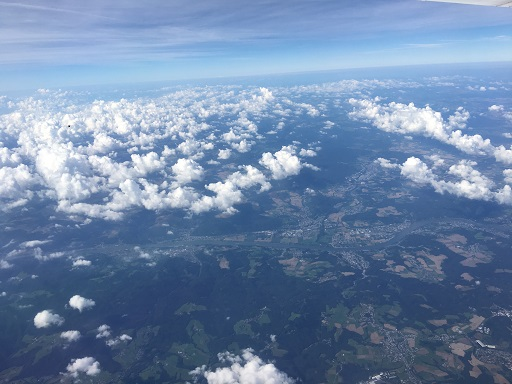
#> input picture clouds.jpg, 512 x 384 px, given in place of lenna.png, which was not available
$ python Histogram_Specification.py
#> lines starting #> are read from the running program, lines starting #| are printed output that depends on the picture; pictures that were not available may be replaced by others from this repository, and a replacement may not be noted
import cv2
import matplotlib.pyplot as plt
import numpy as np

img = cv2.imread("lenna.png")
#> img is the input picture: shape (384, 512, 3); mean B, G, R 167.8, 134.4, 110.1
gray = cv2.cvtColor(img,cv2.COLOR_BGR2GRAY)
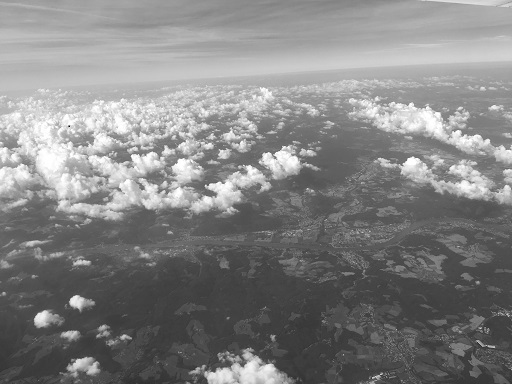
#> gray: shape (384, 512); min 2, max 255, mean 130.9
target = cv2.imread("peppers.png") #원하는 히스토그램을 가진 이미지
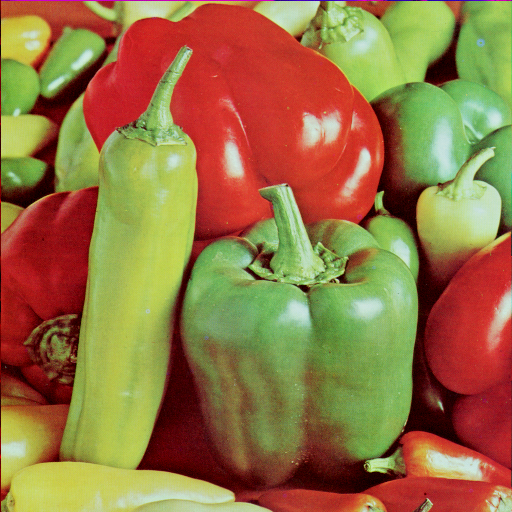
#> input picture peppers.png, 512 x 512 px
#> target is the input picture: shape (512, 512, 3); mean B, G, R 66.5, 115.6, 149.8
target_gray = cv2.cvtColor(target,cv2.COLOR_BGR2GRAY)
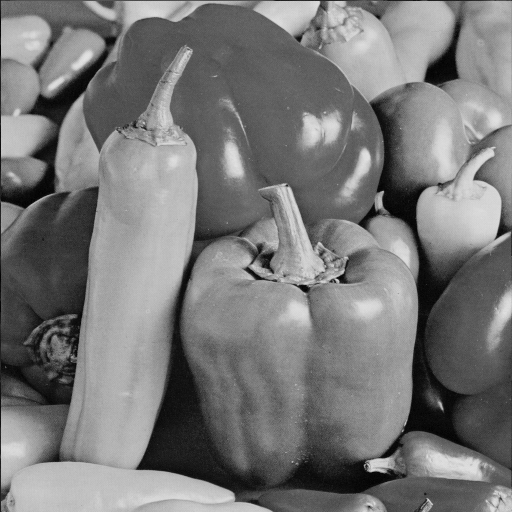
#> target_gray: shape (512, 512); min 0, max 228, mean 120.2

shape = gray.shape #어떤 형식의 배열인지 확인
#> shape = (384, 512)
original = gray.ravel()
specified = target_gray.ravel()

s_values,bin_idx,s_counts = np.unique(original,return_inverse=True,return_counts=True)
#> s_values = 215 values from 2 to 255; s_counts = 215 values, max 3215 at index 25, min 1 at index 0, mean 914.5
#예를 들어 [5, 1, 2, 4, 5, 2, 2]라는 배열(리스트)이 있다면, 이를 unique함수에 넣으면 [1, 2, 4, 5]가 반환되는 형식
#이 unique함수에는 여러 인자가 같이 붙을 수 있는데
# return_inverse가 True라면 반환 값에 원래의 위치에 해당하는 값이 반환됩니다.
# 예를 들어 위에서 [1, 2, 4, 5]가 반환되었을 때, return_inverse=True가 있었다면, [3, 0, 1, 2, 3, 1, 1]이 같이 반환되는 형식입니다.
# 이 값이 있다면 1:1 매칭을 통해 다시 원래의 배열을 만들 수 있는 겁니다.
#return_counts함수가 True라면 반환 값에 각 원소가 몇 개가 있었는지를 반환해줍니다.
# 위의 값에서 [1, 2, 4, 5]가 반환되었을 때, [1, 3, 1, 2]가 같이 반환되는 형식으로 입니다.

t_values,t_counts = np.unique(specified,return_counts=True)
#> t_values = 229 values from 0 to 228; t_counts = 229 values, max 2743 at index 96, min 1 at index 227, mean 1144.7

#각 값들을 정규화된 누적합으로 바꾸어주는 과정. cumsum함수를 통해 각원소의 개수의 누적합을 계산
#그중 가장 큰값 즉 배열의 마지막 값으로 나누어 준다.
#그후 255를 곱해 정규화하고 arounds함수를 통해 0.5를 기준으로 소수를 반올림한다. 역평활화는 가장 가까운 수로 바꿔 줘야하기때문
s_quantiles = np.cumsum(s_counts).astype(np.float64)
#> s_quantiles = 215 values from 1 to 196608
s_quantiles /= s_quantiles[-1]#배열 마지막 값으로 나눠.(가장 큰값)
#> s_quantiles = 215 values from 5.09e-06 to 1
sour = np.around(s_quantiles * 255)
#> sour = 215 values from 0 to 255
t_quantiles = np.cumsum(t_counts).astype(np.float64)
#> t_quantiles = 229 values from 2 to 262144
t_quantiles /= t_quantiles[-1]
#> t_quantiles = 229 values from 7.63e-06 to 1
temp = np.around(t_quantiles * 255)#원하는 타깃영상의 누적합.
#> temp = 229 values from 0 to 255

b = []

for data in sour:
    diff = temp - data #타깃영상에서 원본영상의 값을 뺀 diff
    mask = np.ma.less_equal(diff,-1)#-1 이하인 값들을 마스크 처리해라.
    print(mask)#마스크 처리가 될 부분(음수)은 True 마스크 처리되지 않을 부분을 False처리
    #마스크는 계산에서 제외되는 부분을 말함.
    if np.all(mask):#배열이 전부 True인지 판별 전부 음수면 if문 실행.
        #즉 모든 diff값이 음수인지 판별.
        c = np.abs(diff).argmin()#diff모든 값들을 절댓값 처리
        b.append(c)#가장 작은 값을 c에 저장후 b배열에 append
        #만약 diff가 모두 음수라면 절대값을 취했을때 가장작은 값이 무엇인지생각하면.
        #가장 작은 값은 원래 diff의 맨 마지막 값.
    masked_diff = np.ma.masked_array(diff,mask)#masked_array -> 마스크를 통해 새로운 배열을 만드는 함수.
    b.append(masked_diff.argmin())
#> this loop made 215 passes
#> data on passes 2 to 4: 0, 0, 0
#> (printed output is left out)
#> after the loop, b = 215 values from 0 to 219

LUT = np.array(b, dtype='uint8')
#> LUT = 215 values from 0 to 219
#원본영상과 타깃영상의 누적 합의 차이로 LUT를 만드는 방법.
out = np.array(LUT[bin_idx].reshape(shape))
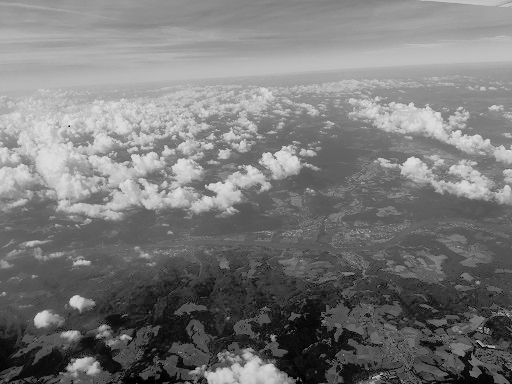
#> out: shape (384, 512); min 0, max 219, mean 120.6

cv2.imshow('original',gray)
cv2.imshow('target',target_gray)
cv2.imshow('out',out)

plt.figure()
plt.subplot(1,3,1)
plt.hist(img.ravel(),256,[0,256])
plt.subplot(1,3,2)
plt.hist(target.ravel(),256,[0,256])
plt.subplot(1,3,3)
plt.hist(out.ravel(),256,[0,256])
plt.show()
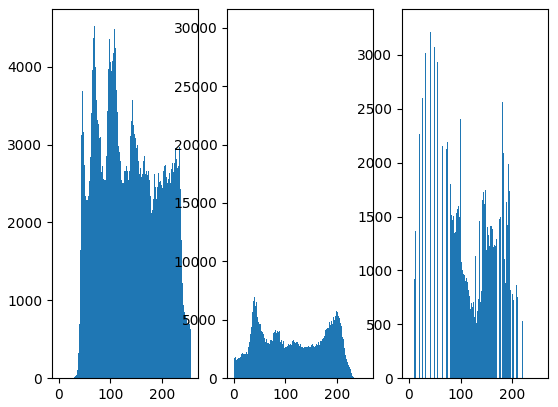
#> figure drawn by matplotlib, 3 panels; panel 1: tallest bar 4521 high, from x = 69 to 70; panel 2: tallest bar 30125 high, from x = 0 to 1; panel 3: tallest bar 3267 high, from x = 95 to 96
